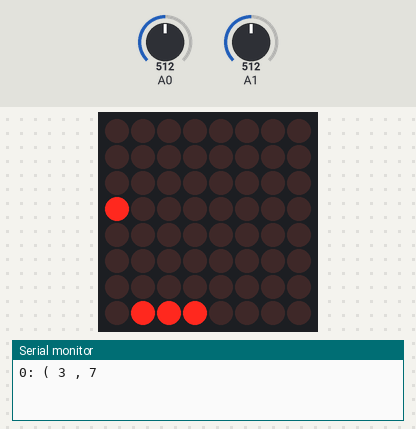
The sketch below on a simulated Arduino Uno, built with avr-gcc and run on an emulated ATmega328P. Shown: 8×8 LED matrix, the last lines printed to the serial monitor. The inputs (shaded band) are chosen by the test bench; at power-on: A1 = 512, A0 = 512. Random numbers use the default seed unless the sketch sets one.

Above: at 1.1 s.
At 2.2 s:
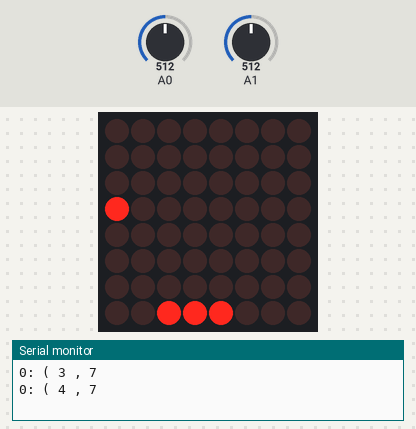
2.3 s: A1 set to 892
5.3 s: A1 set to 919
At 6.8 s:
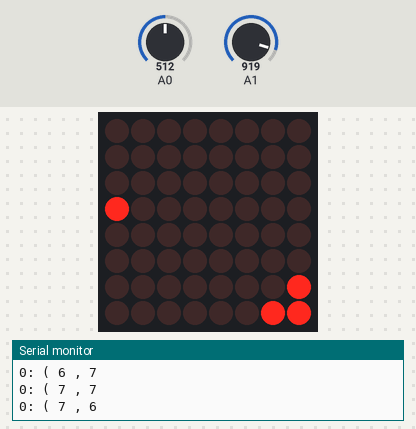
8.3 s: A0 set to 887
11.3 s: A0 set to 909
At 12.4 s:
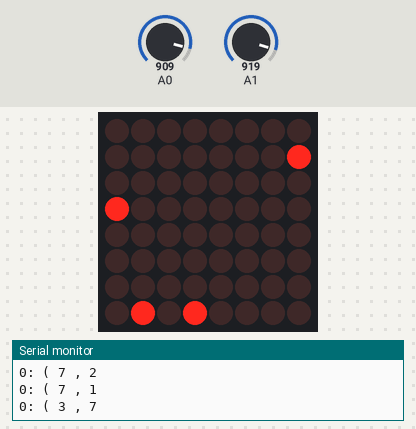
14.3 s: A1 set to 900
At 15.8 s:
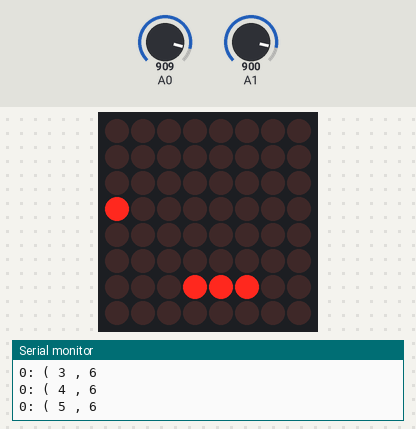
17.3 s: A1 set to 1023
At 18.8 s:
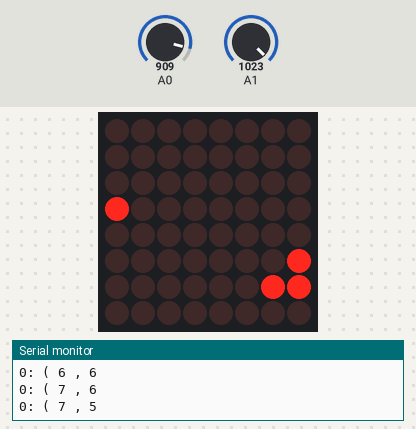
Timing chart, 0 to 20.3 s (numbered marks = the images above; inputs shaded):
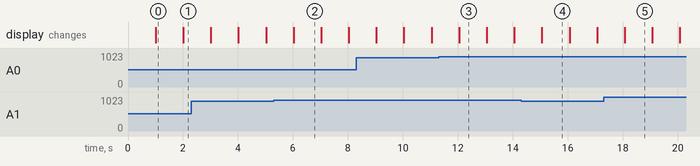

Measured:
- the behaviour switches between 900 and 901 on A1 (found by bisection; images 1 and 2)
- the behaviour switches between 900 and 901 on A0 (found by bisection; images 2 and 3)
- what the display in image 0 shows lasts 1.0 s, from 1.0 s to 2.0 s

The sketch:

snake.ino
```cpp
#include "LedControl.h"
LedControl lc=LedControl(12,11,10,1); //
#define dificuldade 1
#define tempo1 1000
#define tempo2 750
#define tempo3 500
// pino 12 conectado ao pino 1 do  MAX7219
// pino 11 conectado ao pino 13 CLK
// pino 10 conectado ao pino 12 LOAD
// O número 1 indica que 1 MAX7219 será usado

//*****************************
// Struct definidas para o programa
typedef struct
{
  byte x;
  byte y;
  byte estado;

}Celula;//Estrutura de uma celula

typedef struct
{
  Celula corpo [64];
  int numCelulasOcupadas;
}Snake;//Estrutura do corpo da cobra

//*****************************

//*****************************************
//Variaveis globais de funcionamento do programa
int tempo;
int movimentoX;
int movimentoY;
byte matriz[8][8];
Snake snake;
Celula presa;

int sensorX;
int sensorY;
//****************************************************


//Funcao para inicializar a matriz, o corpo da cobra e o tempo de transicao entre celulas (dificuldades)
void inicializa()
{
  int i, j,cont =0;

   //seta dificuldade do jogo
   switch(dificuldade)
   {
    case 1:
      tempo = tempo1;
    break;
    case 2:
      tempo = tempo2;
    break;
    case 3:
      tempo = tempo3;
    break;
   }
  //inicializa o movimento inicial da cobra
  movimentoX = 1;
  movimentoY = 0;

  //Inicializa matriz e corpo da cobra
  snake.numCelulasOcupadas = 3;
  for(i = 0; i < 8; i++ )
  {
    for(j = 0; j < 8 ; j++ )
    {
      matriz[i][j] = 0; //todos LEDs desligados

       // posicao inicial cobra 3 partes (2,0), (1,0) (0,0)

        if(cont == 0)
        {
          snake.corpo[cont].x = 2;
          snake.corpo[cont].y = 7;
          snake.corpo[cont].estado = 1;
        }
        else if(cont == 1)
        {
          snake.corpo[cont].x = 1;
          snake.corpo[cont].y = 7;
          snake.corpo[cont].estado = 1;
        }
        else if (cont == 2)
        {
          snake.corpo[cont].x = 0;
          snake.corpo[cont].y = 7;
          snake.corpo[cont].estado = 1;
        }
        else
        {
          snake.corpo[cont].x = -1;
          snake.corpo[cont].y = -1;
          snake.corpo[cont].estado = -1;
        }

      cont++;
    }

  }
}


//funcao para ler o joystick
// movimentoX = 1; direita
// movimentoX = -1 esquerda
// movimentoX = 0, faz nada
// movimentoY = 1; cima
// movimentoY = -1 baixo
// movimentoY = 0, faz nada

void leSensores()
{
  int i;
  int sensorX = 0, sensorY = 0;
  for(i = 0;i < 10; i++)
  {
    sensorX +=analogRead(A0);
    sensorY +=analogRead(A1);
  }

  sensorX /= 10;
  sensorY /= 10;

  if(movimentoY == 0)
  {
          if(sensorY > 900 )
            {
              movimentoY = -1;
              movimentoX = 0;
              return;
            }
          else if(sensorY < 100)
          {
            movimentoX = 0;
            movimentoY = 1;
            return;
          }
  }
  if(movimentoX == 0)
  {
      if(sensorX > 900 )
            {
              movimentoY = 0;
              movimentoX = 1;
              return;
            }
          else if(sensorX < 100)
          {
            movimentoX = -1;
            movimentoY = 0;
            return;
          }
  }

}


//funcao para verificar se a posicao (x,y) ja esta ocupada pela cobra
// 1 - posicao ocupada
// 0 - posicao desocupada
int verificaPosicoes(int x, int y)
{
   int i;
   for(i = 0; i < snake.numCelulasOcupadas; ++i)
   {
        if(snake.corpo[i].x == x && snake.corpo[i].y == y )
        {
          //posicao ocupada pelo corpo da cobra
          return 1;
        }
   }

   //posicao livre
   return 0;
}

//
//gera uma posicao aleatoria para a presa (x,y) num lugar que nao ha cobra
void geraPosicaoPresa()
{

  do{
      presa.x = random(8); //gera um numero aleatorio entre 0 e 7
      presa.y = random(8);
  }while(verificaPosicoes(presa.x, presa.y));
}

int verificaAutoFagia()
{
  int i;
   for(i = 1; i < snake.numCelulasOcupadas; ++i)
   {
        if(snake.corpo[i].x == snake.corpo[0].x && snake.corpo[i].y == snake.corpo[0].y )
        {
          //cobra se atacou
          return 1;
        }
   }


   return 0;
}

//funcao para atualizar as posicoes das celuals do corpo da cobra
void atualiza()
{
  int i;

  Celula temp,temp2;

  temp = snake.corpo[0];


  if(snake.corpo[0].x + movimentoX > 7 || snake.corpo[0].x + movimentoX  < 0 || verificaAutoFagia())
  {//FIM
    inicializa();
  }

  if(snake.corpo[0].y + movimentoY > 7 || snake.corpo[0].y + movimentoY  < 0)
  {//FIM
    inicializa();
  }

  snake.corpo[0].x += movimentoX;
  snake.corpo[0].y += movimentoY;


    //verifica se o alvo foi alcancado
    if(snake.corpo[0].x == presa.x && snake.corpo[0].y == presa.y)
    {
      snake.numCelulasOcupadas++;
      geraPosicaoPresa();
    }


  for(i = 1; i < snake.numCelulasOcupadas; i++)
  {
    temp2 = snake.corpo[i];
    snake.corpo[i] = temp;
    temp =  temp2;
  }

  //snake.corpo[1].x += tempx
  //snake.corpo[1].y += movimentoY;


}

void printSnake()
{
  int i;
  lc.clearDisplay(0);
  for(i = 0; i < snake.numCelulasOcupadas;++i)
  {
    lc.setLed(0,snake.corpo[i].y,snake.corpo[i].x,true); // desliga o LED na
  }

  lc.setLed(0,presa.y,presa.x,true); // desliga o LED na
}

void printaSerial()
{

    Serial.print(0);
    Serial.print(": ( ");
    Serial.print(snake.corpo[0].x);
    Serial.print(" , ");
    Serial.println(snake.corpo[0].y);

}
void setup()
{
  // O número 0 como o primeiro argumento de muitas funções
  // da biblioteca LedControl.h indica o uso de 1 chip MAX7219
  Serial.begin(9600);
  randomSeed(analogRead(2));//inicializa  uma sequencia de numeros aleatorios de um pino analogico aberto
  lc.shutdown(0,false);// Desliga o modo de economia de energia,  //habilita o display

  lc.setIntensity(0,8);// seta a claridade (input entre 0 e 15)
  lc.clearDisplay(0);// limpa o display

  //inicializa parametros do jogo
  inicializa();
  geraPosicaoPresa();
  printSnake();
  delay(tempo);
}


void loop()
{
  leSensores();
  atualiza();
  printSnake();
  printaSerial();
  // esse delay define a dificuldade do jogo
  delay(tempo);
}
```
